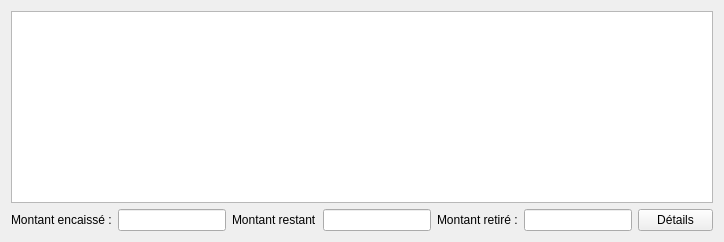
         <widget class="QWidget" name="tab_4">
          <attribute name="title">
           <string>Clôtures</string>
          </attribute>
          <layout class="QGridLayout" name="gridLayout_15">
           <item row="0" column="0" colspan="2">
            <widget class="QTableView" name="tableViewCloturesRestauration">
             <property name="selectionMode">
              <enum>QAbstractItemView::SingleSelection</enum>
             </property>
             <property name="selectionBehavior">
              <enum>QAbstractItemView::SelectRows</enum>
             </property>
             <attribute name="horizontalHeaderDefaultSectionSize">
              <number>170</number>
             </attribute>
             <attribute name="verticalHeaderDefaultSectionSize">
              <number>25</number>
             </attribute>
             <attribute name="verticalHeaderDefaultSectionSize">
              <number>25</number>
             </attribute>
             <attribute name="horizontalHeaderDefaultSectionSize">
              <number>170</number>
             </attribute>
            </widget>
           </item>
           <item row="1" column="0">
            <layout class="QFormLayout" name="formLayout_10">
             <item row="0" column="0">
              <layout class="QHBoxLayout" name="horizontalLayout_17">
               <item>
                <layout class="QHBoxLayout" name="horizontalLayout_5">
                 <item>
                  <widget class="QLabel" name="label_12">
                   <property name="text">
                    <string>Montant encaissé :</string>
                   </property>
                  </widget>
                 </item>
                 <item>
                  <widget class="QLineEdit" name="lineEditEncaisseCloture">
                   <property name="maximumSize">
                    <size>
                     <width>133</width>
                     <height>16777215</height>
                    </size>
                   </property>
                   <property name="alignment">
                    <set>Qt::AlignRight|Qt::AlignTrailing|Qt::AlignVCenter</set>
                   </property>
                   <property name="readOnly">
                    <bool>true</bool>
                   </property>
                  </widget>
                 </item>
                </layout>
               </item>
               <item>
                <layout class="QFormLayout" name="formLayout_11">
                 <property name="fieldGrowthPolicy">
                  <enum>QFormLayout::AllNonFixedFieldsGrow</enum>
                 </property>
                 <item row="0" column="0">
                  <widget class="QLabel" name="label_13">
                   <property name="maximumSize">
                    <size>
                     <width>85</width>
                     <height>16777215</height>
                    </size>
                   </property>
                   <property name="text">
                    <string>Montant restant :</string>
                   </property>
                  </widget>
                 </item>
                 <item row="0" column="1">
                  <widget class="QLineEdit" name="lineEditClotureRestant">
                   <property name="maximumSize">
                    <size>
                     <width>133</width>
                     <height>16777215</height>
                    </size>
                   </property>
                   <property name="alignment">
                    <set>Qt::AlignRight|Qt::AlignTrailing|Qt::AlignVCenter</set>
                   </property>
                   <property name="readOnly">
                    <bool>true</bool>
                   </property>
                  </widget>
                 </item>
                </layout>
               </item>
              </layout>
             </item>
             <item row="0" column="1">
              <layout class="QFormLayout" name="formLayout_12">
               <property name="fieldGrowthPolicy">
                <enum>QFormLayout::AllNonFixedFieldsGrow</enum>
               </property>
               <item row="0" column="0">
                <widget class="QLabel" name="label_24">
                 <property name="maximumSize">
                  <size>
                   <width>85</width>
                   <height>16777215</height>
                  </size>
                 </property>
                 <property name="text">
                  <string>Montant retiré :</string>
                 </property>
                </widget>
               </item>
               <item row="0" column="1">
                <widget class="QLineEdit" name="lineEditClotureRetire">
                 <property name="maximumSize">
                  <size>
                   <width>133</width>
                   <height>16777215</height>
                  </size>
                 </property>
                 <property name="alignment">
                  <set>Qt::AlignRight|Qt::AlignTrailing|Qt::AlignVCenter</set>
                 </property>
                 <property name="readOnly">
                  <bool>true</bool>
                 </property>
                </widget>
               </item>
              </layout>
             </item>
            </layout>
           </item>
           <item row="1" column="1">
            <widget class="QPushButton" name="btn_detailsResto">
             <property name="maximumSize">
              <size>
               <width>75</width>
               <height>23</height>
              </size>
             </property>
             <property name="layoutDirection">
              <enum>Qt::RightToLeft</enum>
             </property>
             <property name="text">
              <string>Détails</string>
             </property>
            </widget>
           </item>
          </layout>
         </widget>
